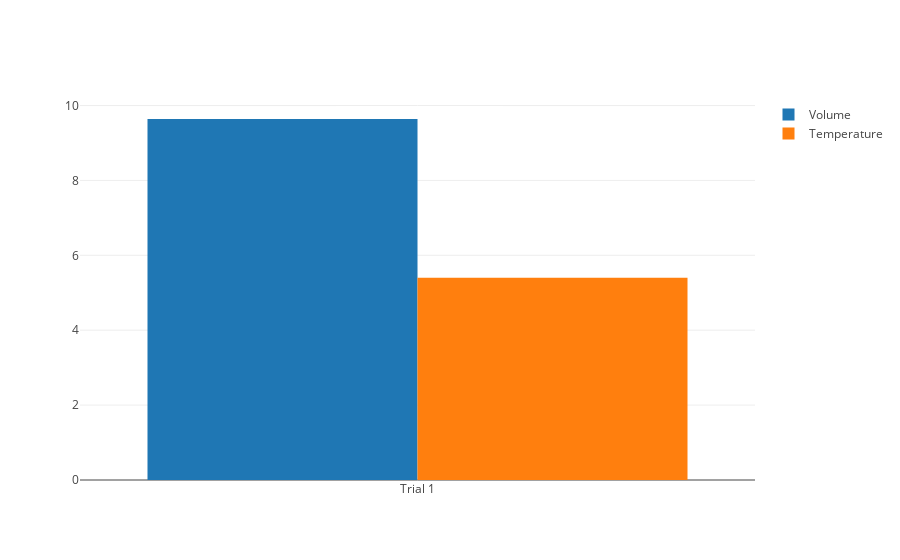

Notebook source saved alongside this figure:
### Code cell
init_notebook_mode(connected=True)

trace1 = go.Bar(
    x=['Trial 1', 'Trial 2', 'Trial 3'],
    y=volumes,
    name='Volume'
)
trace2 = go.Bar(
    x=['Trial 1', 'Trial 2', 'Trial 3'],
    y=temperatures,
    name='Temperature'
)

data = [trace1, trace2]
layout = go.Layout(
    barmode='group'
)

fig = go.Figure(data=data, layout=layout)
py.iplot(fig, filename='grouped-bar')

### Figure 1 — Plotly figure (JSON) as saved in the notebook; plotly's stock layout.template omitted (floating-point values rounded to 4 significant figures)
{"data": [{"name": "Volume", "type": "bar", "uid": "5639ab28-846a-11e8-b44d-28cfe9142f7f", "x": ["Trial 1", "Trial 2", "Trial 3"], "y": [9.64]}, {"name": "Temperature", "type": "bar", "uid": "5639ae98-846a-11e8-b44d-28cfe9142f7f", "x": ["Trial 1", "Trial 2", "Trial 3"], "y": [5.398]}], "layout": {"barmode": "group"}}
